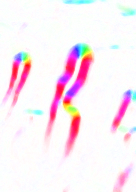
%> input picture test.png, 136 x 192 px
$ octave --eval "result = remove_circles(rgb2gray(imread('../test.png')));"   (GNU Octave 9; MATLAB toolbox functions it lacks are replaced by stand-ins)
%> lines starting %> are read from the running program, lines starting %| are printed output that depends on the picture; in (x1, y1, x2, y2) boxes, pixels count from 0 and x2, y2 are one past the last pixel; in counts of white or black regions, pixels touching at a corner belong together; the program's own positions count from 1
### image_processing/compute_gaussian_2nd_derivatives.m
function [g2d_responses] = compute_gaussian_2nd_derivatives(im, scales)
%> called with scales = [2 4]
%GAUSSIAN_2ND_DERIVATIVE_LINE *Insert a one line summary here*
%   [line_strength, orientation, scale] = gaussian_2nd_derivative_line(im, scales)
%
% Inputs:
%      im - *Insert description of input variable here*
%
%      scales - *Insert description of input variable here*
%
%
% Outputs:
%      line_strength - *Insert description of input variable here*
%
%      orientation - *Insert description of input variable here*
%
%      scale - *Insert description of input variable here*
%
%
% Example:
%
% Notes:
%
% See also:
%
% Created: 01-Dec-2010
% Author: Michael Berks
% Email : michael.berks@manchester.ac.uk
% Phone : +44 (0)161 275 7669
% Copyright: (C) University of Manchester

%pre-allocate output arguments
[r c] = size(im);
%> r = 192; c = 136
g2d_responses = zeros(r, c, length(scales), 3);

padsize = round(5*max(scales));
im = padarray(double(im), [padsize padsize], 'replicate');
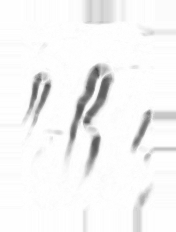
%> im: size 232x176 double; min 74, max 255, mean 243.9

for ii = 1:length(scales)

    %Make 2nd order directional filters
    [g,dg,ddg] = gaussian_filters_1d(scales(ii));

    %Filter the image
    % Filter the image with separable filters and remove padding
    Ixy = conv2(dg',dg,im,'same');
	Ixx = conv2(g',ddg,im,'same');
	Iyy = conv2(ddg',g,im,'same');

    %Filter the image
    g2d_responses(:,:,ii,1) = -Ixy(padsize+(1:r), padsize+(1:c));
    g2d_responses(:,:,ii,2) = Ixx(padsize+(1:r), padsize+(1:c));
    g2d_responses(:,:,ii,3) = Iyy(padsize+(1:r), padsize+(1:c));

end
%> this loop made 2 passes
%> pass 1, in compute_gaussian_2nd_derivatives, `Ixx = conv2(g',ddg,im,'same');`:
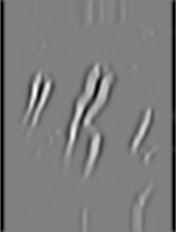
%> Ixx: size 232x176 double; min -60.26, max 58.84, mean -2.3; drawn with min black and max white
%> pass 1, in compute_gaussian_2nd_derivatives, `Iyy = conv2(ddg',g,im,'same');`:
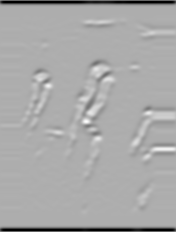
%> Iyy: size 232x176 double; min -58.95, max 27.48, mean -1.7; drawn with min black and max white

% %pre-allocate output arguments
% [r c] = size(im);
% g2d_responses = zeros(r, c, length(scales), num_angles);
% im = double(im);
%
% for ii = 1:length(scales)
%
%     %Make 2nd order directional filters
%     filters = make_g2d_filt(scales(ii), num_angles);
%
%     for jj = 1:num_angles
%
%         %Filter the image
%         g2d_responses(:,:,ii,jj) = imfilter(im, filters(:,:,jj), 'same', 'replicate');
%     end
%
% end
%
%
% function [filters] = make_g2d_filt(sigma, num_angles)
% %aux function to make the gaussian 2nd derivative filters
%
% width = round(6*sigma);
% ssq = sigma^2;
%
% [x0 y0] = meshgrid(-width:width, -width:width);
%
% filters = zeros(2*width+1, 2*width+1, num_angles);
% for ii = 1:num_angles
%     theta = (ii-1)*pi/num_angles;
%     xyt = [cos(theta) -sin(theta); sin(theta) cos(theta)] * [x0(:) y0(:)]';
%
%     xt = reshape(xyt(1,:), 2*width+1, 2*width+1);
%     yt = reshape(xyt(2,:), 2*width+1, 2*width+1);
%
%     filters(:,:,ii) = ...
%         exp(-(xt.*xt)/(2*ssq)) .* exp(-(yt.*yt)/(2*ssq)) .* ((xt.*xt)/ssq - 1) * sqrt(2) / sqrt(pi*ssq*ssq);
% end

### image_processing/steer_gaussian_2nd_derivatives.m
function [g2d_responses_a] = steer_gaussian_2nd_derivatives(g2d_responses, theta, num_angles)
%> called with theta = [], num_angles = 6
%STEER_GAUSSIAN_2ND_DERIVATIVES compute the steered Gaussian 2nd derivative
%response for N equally spaced angles on the circle given raw separable
%Ixx, Iyy and Ixy responses
%   [g2d_responses_a] = steer_gaussian_2nd_derivatives(g2d_responses, num_angles)
%
% Inputs:
%      g2d_responses - 2nd deriv responses as computed by COMPUTE_GAUSSIAN_2ND_DERIVATIVES
%
%      num_angles - number of angles to steer the reposnes to at each scale
%
%
% Outputs:
%      g2d_responses_a - steered responses equally spaced around the circle
%
%
%
% Example:
%
% Notes:
%
% See also: COMPUTE_GAUSSIAN_2ND_DERIVATIVES
%
% Created: 01-Dec-2010
% Author: Michael Berks
% Email : michael.berks@manchester.ac.uk
% Phone : +44 (0)161 275 7669
% Copyright: (C) University of Manchester

%pre-allocate output arguments
if isempty(theta)

    %Compute the angles equally spaced on the circle
    angles = linspace(0, pi, num_angles+1);
    angles(end) = [];

    if iscell(g2d_responses)
        num_scales = length(g2d_responses);
        g2d_responses_a = cell(num_scales, 1);

        for i_sc = 1:num_scales
            [r c dim] = size(g2d_responses{i_sc}); %#ok
            g2d_responses_a{i_sc} = zeros(r, c, num_angles);

            for i_th = 1:num_angles
                theta = angles(i_th);
                g2d_responses_a{i_sc}(:,:,i_th) = steer_func(g2d_responses{i_sc}, theta);
            end
        end

    else
        [r c num_scales dim] = size(g2d_responses); %#ok
%> num_scales = 2; dim = 3
        g2d_responses_a = zeros(r, c, num_scales, num_angles);

        for i_th = 1:num_angles
            theta = angles(i_th);
            g2d_responses_a(:,:,:,i_th) = steer_func(g2d_responses, theta);
        end
    end
else
    g2d_responses_a = steer_func(g2d_responses, theta);
end

function steered_responses = steer_func(g2d_responses, theta)

    %I_th = Ixy*sin(2th) + Ixx*cos^2(th) + Iyy*sin^2(th);
    cc = cos(theta)^2;
    ss = sin(theta)^2;
    s2 = sin(2*theta);

% [4 lines of commented-out code are left out]

    nd = ndims(g2d_responses);
    theta_vec = cat(nd, s2, cc, ss);
    steered_responses = sum(bsxfun(@times, g2d_responses, theta_vec), nd);

### image_processing/compute_hilbert_2nd_derivatives_sep.m
function [g2dh_responses] = compute_hilbert_2nd_derivatives_sep(im, scales)
%> called with scales = [2 4]
%GAUSSIAN_2ND_DERIVATIVE_LINE *Insert a one line summary here*
%   [line_strength, orientation, scale] = gaussian_2nd_derivative_line(im, scales)
%
% Inputs:
%      im - *Insert description of input variable here*
%
%      scales - *Insert description of input variable here*
%
%
% Outputs:
%      line_strength - *Insert description of input variable here*
%
%      orientation - *Insert description of input variable here*
%
%      scale - *Insert description of input variable here*
%
%
% Example:
%
% Notes:
%
% See also:
%
% Created: 01-Dec-2010
% Author: Michael Berks
% Email : michael.berks@manchester.ac.uk
% Phone : +44 (0)161 275 7669
% Copyright: (C) University of Manchester

%pre-allocate output arguments
[r c] = size(im);
g2dh_responses = zeros(r, c, length(scales), 4);

padsize = round(5*max(scales));
im = padarray(double(im), [padsize padsize], 'replicate');

for isigma = 1:length(scales)
    % Create Hilbert transform filters of second order derivative
    filters = gaussian_filters_2d_hilbert_sep(scales(isigma));

    H2a = conv2(filters(4, :)', filters(1, :), im, 'same');
    H2b = conv2(filters(3, :)', filters(2, :), im, 'same');
    H2c = conv2(filters(2, :)', filters(3, :), im, 'same');
    H2d = conv2(filters(1, :)', filters(4, :), im, 'same');

    %Filter the image
    g2dh_responses(:,:,isigma,1) = H2a(padsize+(1:r), padsize+(1:c));
    g2dh_responses(:,:,isigma,2) = H2b(padsize+(1:r), padsize+(1:c));
    g2dh_responses(:,:,isigma,3) = H2c(padsize+(1:r), padsize+(1:c));
    g2dh_responses(:,:,isigma,4) = H2d(padsize+(1:r), padsize+(1:c));

end
%> this loop made 2 passes
%> pass 1, in compute_hilbert_2nd_derivatives_sep, `H2c = conv2(filters(2, :)', filters(3, :), im, 'same');`:
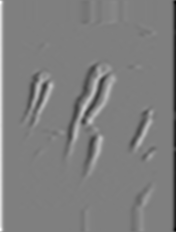
%> H2c: size 232x176 double; min -23.42, max 23.42, mean 0; mean of the top-left, top-right, bottom-left and bottom-right quarters 0.3, -0.3, 0.4, -0.4; drawn with min black and max white
%> pass 1, in compute_hilbert_2nd_derivatives_sep, `H2d = conv2(filters(1, :)', filters(4, :), im, 'same');`:
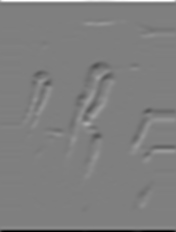
%> H2d: size 232x176 double; min -84.61, max 84.64, mean 0; drawn with min black and max white

### image_processing/steer_hilbert_2nd_derivatives.m
function [h2d_responses_a] = steer_hilbert_2nd_derivatives(h2d_responses, theta, num_angles)
%> called with theta = [], num_angles = 6
%STEER_GAUSSIAN_2ND_DERIVATIVES compute the steered Gaussian 2nd derivative
%response for N equally spaced angles on the circle given raw separable
%Ixx, Iyy and Ixy responses
%   [h2d_responses_a] = steer_gaussian_2nd_derivatives(h2d_responses, num_angles)
%
% Inputs:
%      h2d_responses - 2nd deriv responses as computed by COMPUTE_GAUSSIAN_2ND_DERIVATIVES
%
%      num_angles - number of angles to steer the reposnes to at each scale
%
%
% Outputs:
%      h2d_responses_a - steered responses equally spaced around the circle
%
%
%
% Example:
%
% Notes:
%
% See also: COMPUTE_GAUSSIAN_2ND_DERIVATIVES
%
% Created: 01-Dec-2010
% Author: Michael Berks
% Email : michael.berks@manchester.ac.uk
% Phone : +44 (0)161 275 7669
% Copyright: (C) University of Manchester

%pre-allocate output arguments

if isempty(theta)


    %Compute the angles equally spaced on the circle
    angles = linspace(-pi/2, pi/2, num_angles+1);
    angles(end) = [];

    if iscell(h2d_responses)
        num_scales = length(h2d_responses);
        h2d_responses_a = cell(num_scales, 1);

        for i_sc = 1:num_scales
            [r c dim] = size(h2d_responses{i_sc}); %#ok
            h2d_responses_a{i_sc} = zeros(r, c, num_angles);

            for i_th = 1:num_angles
                theta = angles(i_th);
                h2d_responses_a{i_sc}(:,:,i_th) = steer_func(h2d_responses{i_sc}, theta);
            end
        end

    else
        [r c num_scales dim] = size(h2d_responses); %#ok
%> dim = 4
        h2d_responses_a = zeros(r, c, num_scales, num_angles);
        for ii = 1:num_angles
            theta = angles(ii);
            h2d_responses_a(:,:,:,ii) = steer_func(h2d_responses, theta);
        end
    end
else
    h2d_responses_a = steer_func(h2d_responses, theta-pi/2);
end

function steered_responses = steer_func(h2d_responses, theta)

    ccc = cos(theta)^3;
    sss = sin(theta)^3;
    ccs3 = 3*cos(theta)^2*sin(theta);
    ssc3 = 3*cos(theta)*sin(theta)^2;

    % [6 lines of commented-out code are left out]

    nd = ndims(h2d_responses);
    theta_vec = cat(nd, sss, ssc3, ccs3, ccc);
    steered_responses = sum(bsxfun(@times, h2d_responses, theta_vec), nd);


### image_processing/gaussian_filters_1d.m
function [g,dg,ddg,x] = gaussian_filters_1d(varargin)
% aux function to make the 1d gaussian derivative filters

f_debug = (nargin==0 && nargout==0);
if f_debug, test_script(); return; end

[g,dg,ddg,x] = func(varargin{:});


%% The function
function [g,dg,ddg,x] = func(sigma, width)
if ~exist('sigma','var'), sigma = 1; end
if ~exist('width','var'), width = round(5*sigma); end

sigmasq = sigma^2;

x	= (-width:width);
k	= (2*pi)^-0.5; %Normalising factor without sigma
%k	= (2*pi*sigmasq)^-0.5; %Normalising factor with sigma

g	= k*exp(-0.5* (x.*x)/sigmasq);
dg	= -x/sigmasq .* g;
ddg	= (-1/sigmasq * g) - (x/sigmasq .* dg);

% Shift thefirst and second derivatives to have zero sum
% (will make little difference for sufficient filter width)
dg = dg - mean(dg);
ddg = ddg - mean(ddg);

%Don't do this!!
% g	= g / sum(abs(g));
% dg	= dg / sum(abs(dg));
% ddg	= ddg / sum(abs(ddg));


%% Test script
% [36 lines left out: function test_script, not called in this run]

### image_processing/gaussian_filters_2d_hilbert_sep.m
function [filters] = gaussian_filters_2d_hilbert_sep(sigma, width)
% Auxiliary function to make the 2d gaussian derivative filters
if ~exist('width','var'), width = round(5*sigma); end

% Formula for the kernel taken from Appendix F of:
%   "The design and use of steerable filters",
%   W. T. Freeman and E. H. Adelson,
%   PAMI 13(9), September 1991

filters = zeros(4, 2*width+1);

sigmasq = sigma^2;
xx = (-width:width) / sqrt(2*sigmasq);
k = 1 / sqrt(2*pi*sigmasq);

filters(1, :) = k*sqrt(0.9780) *(-2.254*xx + xx.^3) .* exp(-xx.^2);
filters(2, :) = k*sqrt(0.9780) *(-0.7515 + xx.^2) .* exp(-xx.^2);
filters(3, :) = k*sqrt(0.9780) * xx .* exp(-xx.^2);
filters(4, :) = k*sqrt(0.9780) * exp(-xx.^2);

if nargout == 0

    H2a = filters(4, :)' * filters(1, :);
    H2b = filters(3, :)' * filters(2, :);
    H2c = filters(2, :)' * filters(3, :);
    H2d = filters(1, :)' * filters(4, :);

    figure;
    subplot(2,2,1); imgray(H2a); title('H_{2a}');
    subplot(2,2,2); imgray(H2b); title('H_{2b}');
    subplot(2,2,3); imgray(H2c); title('H_{2c}');
    subplot(2,2,4); imgray(H2d); title('H_{2d}');
end


### image_processing/remove_circles.m
function [discard_map] = remove_circles(image_in, sigma_range, num_angles,...
    mag_thresh, phase_thresh, diff_thresh)
%REMOVE_CIRCLES *Insert a one line summary here*
%   [discard_map] = remove_circles(image_in, sigma_range, mag_thresh, phase_thresh)
%
% Inputs:
%      image_in - *Insert description of input variable here*
%
%      sigma_range - *Insert description of input variable here*
%
%      mag_thresh - *Insert description of input variable here*
%
%      phase_thresh - *Insert description of input variable here*
%
%
% Outputs:
%      discard_map - *Insert description of input variable here*
%
%
% Example:
%
% Notes:
%
% See also:
%
% Created: 07-Nov-2013
% Author: Michael Berks
% Email : michael.berks@manchester.ac.uk
% Phone : +44 (0)161 275 7669
% Copyright: (C) University of Manchester

if ~exist('sigma_range', 'var') || isempty(sigma_range)
    sigma_range = [2 4];
end
if ~exist('num_angles', 'var') || isempty(num_angles)
    num_angles = 6;
end
if ~exist('mag_thresh', 'var') || isempty(mag_thresh)
    mag_thresh = 1;
end
if ~exist('phase_thresh', 'var') || isempty(phase_thresh)
    phase_thresh = pi/6;
end
if ~exist('diff_thresh', 'var') || isempty(diff_thresh)
    diff_thresh = 0.8;
end

separable_responses = compute_gaussian_2nd_derivatives(image_in, sigma_range);
r_g2d = steer_gaussian_2nd_derivatives(separable_responses, [], num_angles);

separable_responses = compute_hilbert_2nd_derivatives_sep(image_in, sigma_range);
r_h2d = steer_hilbert_2nd_derivatives(separable_responses, [], num_angles);

clear separable_responses;

r_mag = sqrt(r_g2d.^2 + r_h2d.^2);
r_phase = atan(r_h2d ./ r_g2d);
clear r_g2d r_h2d;

discard_map = false(size(image_in));

for i_sc = 1:length(sigma_range)
    discard_mag = all(r_mag(:,:,i_sc,:) > mag_thresh, 4);
    discard_phase = all(abs(r_phase(:,:,i_sc,:)) < phase_thresh, 4);
    discard_diff = (min(r_mag(:,:,i_sc,:),[],4) ./ max(r_mag(:,:,i_sc,:),[],4))  > diff_thresh;

    %discard_map_i = imdilate(discard_mag & discard_phase, strel('disk', sigma_range(i_sc)));
    discard_map_i = imdilate(discard_mag & discard_diff & discard_phase,...
        strel('disk', sigma_range(i_sc)));
    discard_map = discard_map | discard_map_i;
end
%> this loop made 2 passes
%> pass 1, in remove_circles, `discard_mag = all(r_mag(:,:,i_sc,:) > mag_thresh, 4);`:
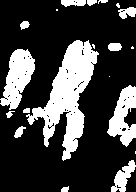
%> discard_mag: size 192x136 logical; 25.6% white; 20 white regions (6 under 20 px), largest, box (x1, y1, x2, y2) and area: (26, 40, 99, 161) 3403, (0, 49, 35, 110) 1208, (107, 85, 136, 147) 979
%> after the loop:
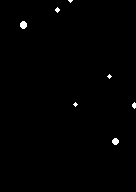
%> discard_map: size 192x136 logical; 0.59% white; 7 white regions (4 under 20 px), largest, box (x1, y1, x2, y2) and area: (20, 21, 27, 29) 44, (112, 138, 119, 145) 37, (132, 102, 136, 109) 20
